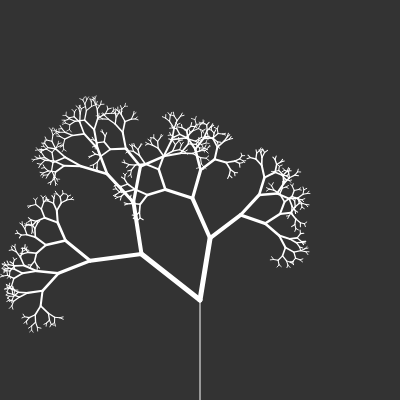
Frame 1 (no input)
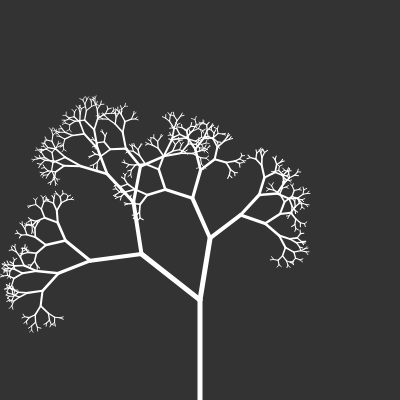
Frame 60 (no input)
Frame 120 (the mouse pressed at the canvas centre since frame 60): identical to frame 60, image omitted

The p5.js sketch that drew these frames (run headless with seeded random() and noise() and a simulated clock; from frame 60 on, the mouse is pressed at the canvas centre):

// p5.js sketch
// ── sketch.js
var angle = 0;

var slider;
var seed;

function setup() {
  createCanvas(400, 400);
  slider = createSlider(0, PI/2, PI / 4, 0.01);
  seed = floor(random(10000));
}

function draw() {
  background(51);
  angle = slider.value();

  randomSeed(seed);
  stroke(255);
  translate(200, height);
  branch(100);
  
}

function branch(len,weight=5) {
  line(0, 0, 0, -len);
  translate(0, -len);
  strokeWeight(weight);
  if (len > 4) {
    push();
    rotate(angle*random(0.2,1.3));
    branch(len * random(0.6,0.75),weight*0.8);
    pop();

    push();
    rotate(-angle*random(0.2,1.3));
    branch(len * random(0.6,0.75),weight*0.8);
    pop();
  }
}
